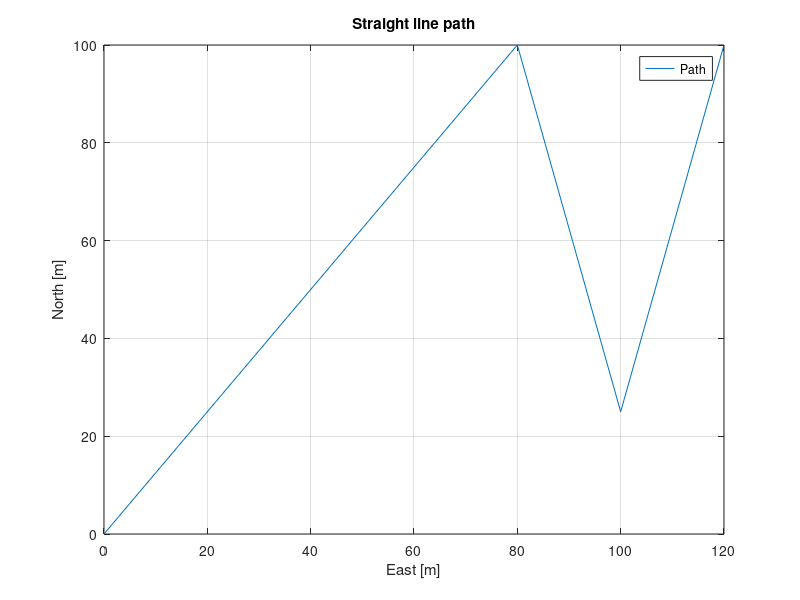
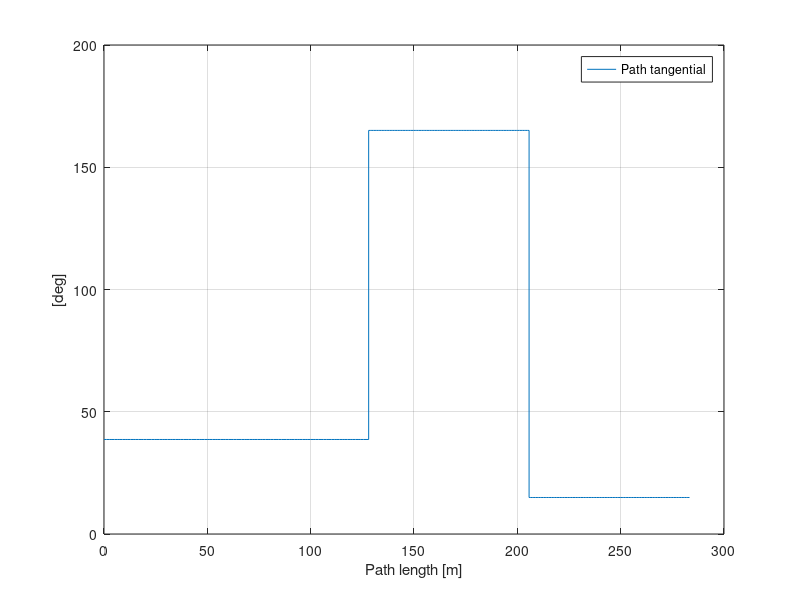

These figures' MATLAB source, in order:
close all; clear all;
rad2deg = 180/pi;

%% Defining WP
WP1 = [0 0]';
WP3 = [25 100]';
WP4 = [100 120]';
WP2 = [100 80]';
t = 0:0.01:1;
WP = [WP1 WP2 WP3 WP4];
lengthPaths = 0;
%% Calculate the tangential vector

ax1 = WP2(1,1);
ay1 = WP2(2,1);
psi1 = atan2(ay1,ax1);

lengthPaths = lengthPaths(end)+t*sqrt(ax1^2+ay1^2);
psi = ones(1,length(t))*psi1;

% lengthPaths = [lengthPaths lengthPaths(end)+sqrt(ax1^2+ay1^2)];

ax2 = WP3(1,1)-WP2(1,1);
ay2 = WP3(2,1)-WP2(2,1);
psi2 = atan2(ay2,ax2);
% lengthPaths = [lengthPaths lengthPaths(end)+sqrt(ax2^2+ay2^2)];

lengthPaths = [lengthPaths lengthPaths(end)+t*sqrt(ax2^2+ay2^2)];
psi = [psi ones(1,length(t))*psi2];

ax3 = WP4(1,1)-WP3(1,1);
ay3 = WP4(2,1)-WP3(2,1);
psi3 = atan2(ay3,ax3);
% lengthPaths = [lengthPaths lengthPaths(end)+sqrt(ax3^2+ay3^2)];

% psi = [psi1*180/pi*ones(1,60) psi2*180/pi*ones(1,60) psi3*180/pi*ones(1,60)];

% psi = [psi1 psi1 psi2 psi3];
lengthPaths = [lengthPaths lengthPaths(end)+t*sqrt(ax3^2+ay3^2)];
psi = [psi ones(1,length(t))*psi3];


%% Ploting
figure(1)
plot(WP(2,:),WP(1,:))
grid on;
xlabel('East [m]');
ylabel('North [m]');
title('Straight line path');
legend('Path');

figure(2)
plot(lengthPaths,psi*rad2deg);
grid on;
ylabel('[deg]');
xlabel('Path length [m]');
legend('Path tangential');
